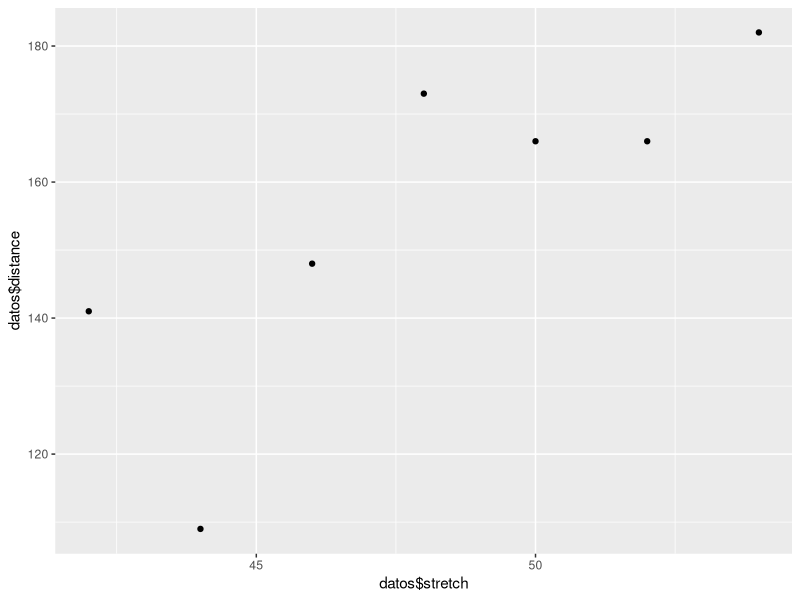
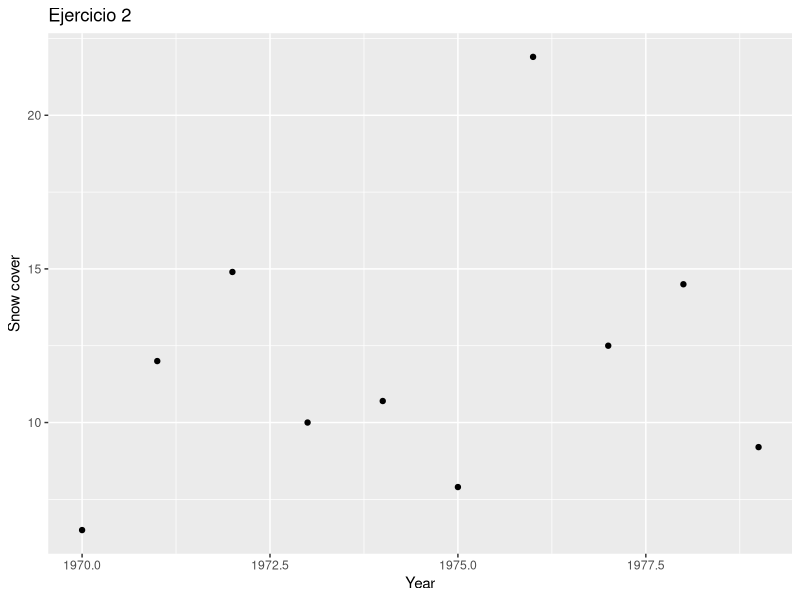
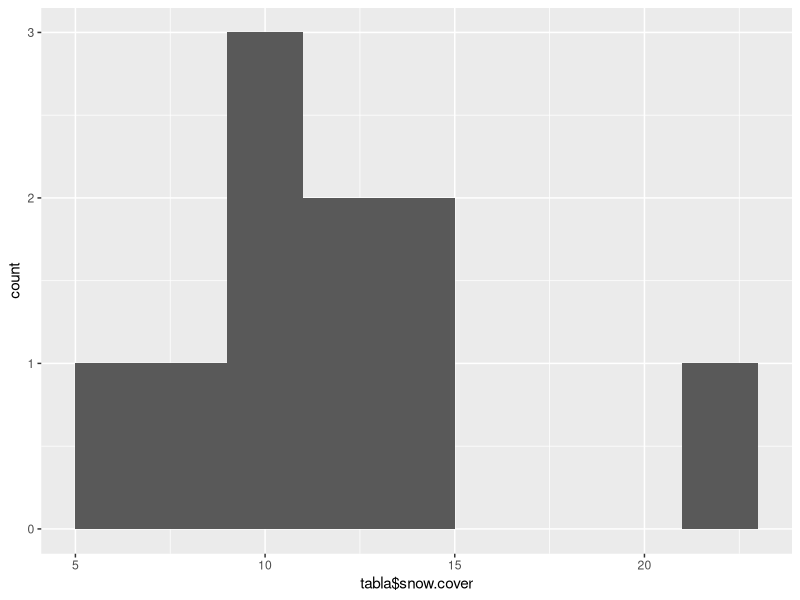

The R script that drew these images, in order:
## ---- chunk 1
knitr::opts_chunk$set(echo = TRUE)
## ---- chunk 2

library("ggplot2")
stretch = c(46,54,48,50,44,42,52)
distance = c(148,182,173,166,109,141,166)
datos = data.frame(stretch,distance)

p = ggplot(datos, aes(x=datos$stretch, y=datos$distance))
p = p + geom_point()
p
## ---- chunk 3
year = 1970:1979
snow.cover = c(6.5,12.0,14.9,10.0,10.7,7.9,21.9,12.5,14.5,9.2)
tabla = data.frame(year,snow.cover)
p = ggplot(tabla, aes(x=tabla$year, y=tabla$snow.cover))
p = p + geom_point()
p = p + labs(title="Ejercicio 2", x="Year", y="Snow cover")
p
## ---- chunk 4
q = ggplot(tabla, aes(tabla$snow.cover)) + geom_histogram(binwidth=2)
q
## ---- chunk 5
FahrenheittoCelsius = function(c){
  return((c-32)*(5/9))
}
## ---- chunk 6
data = read.csv("weather_data_nyc_centralpark_2016.csv")
data$maximum.temerature = FahrenheittoCelsius(data$maximum.temerature)
data$minimum.temperature = FahrenheittoCelsius(data$minimum.temperature)
data$average.temperature = FahrenheittoCelsius(data$average.temperature)
